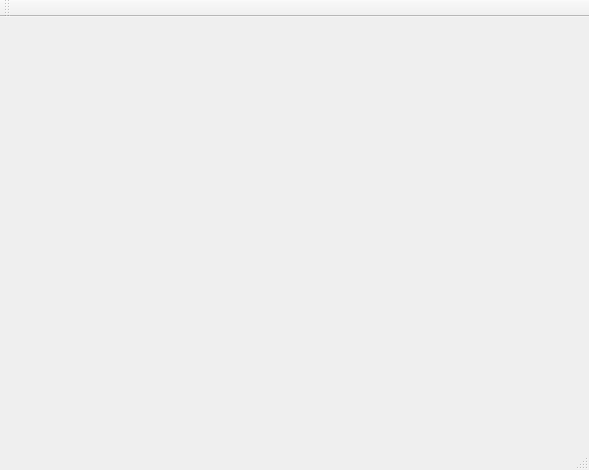
<?xml version="1.0" encoding="UTF-8"?>
<ui version="4.0">
 <class>MainWindow</class>
 <widget class="QMainWindow" name="MainWindow">
  <property name="geometry">
   <rect>
    <x>0</x>
    <y>0</y>
    <width>589</width>
    <height>470</height>
   </rect>
  </property>
  <property name="windowTitle">
   <string>MainWindow</string>
  </property>
  <widget class="QWidget" name="centralWidget"/>
  <widget class="QMenuBar" name="menuBar">
   <property name="geometry">
    <rect>
     <x>0</x>
     <y>0</y>
     <width>589</width>
     <height>23</height>
    </rect>
   </property>
  </widget>
  <widget class="QToolBar" name="mainToolBar">
   <attribute name="toolBarArea">
    <enum>TopToolBarArea</enum>
   </attribute>
   <attribute name="toolBarBreak">
    <bool>false</bool>
   </attribute>
  </widget>
  <widget class="QStatusBar" name="statusBar"/>
 </widget>
 <layoutdefault spacing="6" margin="11"/>
 <resources/>
 <connections/>
</ui>
